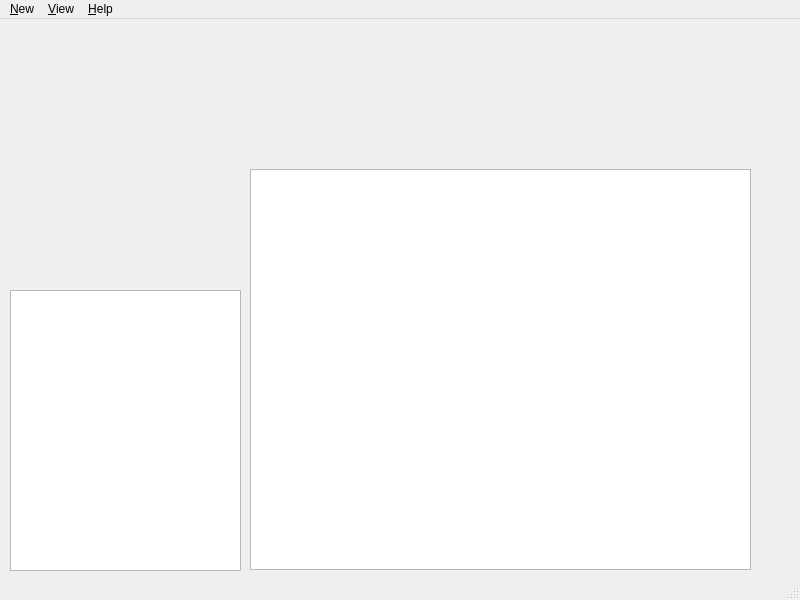
<?xml version="1.0" encoding="UTF-8"?>
<ui version="4.0">
 <class>MainWindow</class>
 <widget class="QMainWindow" name="MainWindow">
  <property name="geometry">
   <rect>
    <x>0</x>
    <y>0</y>
    <width>800</width>
    <height>600</height>
   </rect>
  </property>
  <property name="windowTitle">
   <string>MainWindow</string>
  </property>
  <widget class="QWidget" name="centralwidget">
   <widget class="QTableWidget" name="tableWidget">
    <property name="geometry">
     <rect>
      <x>250</x>
      <y>150</y>
      <width>501</width>
      <height>401</height>
     </rect>
    </property>
   </widget>
   <widget class="QListWidget" name="listWidget">
    <property name="geometry">
     <rect>
      <x>10</x>
      <y>271</y>
      <width>231</width>
      <height>281</height>
     </rect>
    </property>
   </widget>
  </widget>
  <widget class="QMenuBar" name="menubar">
   <property name="geometry">
    <rect>
     <x>0</x>
     <y>0</y>
     <width>800</width>
     <height>19</height>
    </rect>
   </property>
   <widget class="QMenu" name="menuNew">
    <property name="title">
     <string>&amp;New</string>
    </property>
    <addaction name="actionAdd_appointment"/>
    <addaction name="actionAdd_to_do"/>
   </widget>
   <widget class="QMenu" name="menuView">
    <property name="title">
     <string>&amp;View</string>
    </property>
    <addaction name="actionYear_view"/>
    <addaction name="actionMonth_view"/>
    <addaction name="actionDay_view"/>
   </widget>
   <widget class="QMenu" name="menuHelp">
    <property name="title">
     <string>&amp;Help</string>
    </property>
    <addaction name="actionUser_manual"/>
   </widget>
   <addaction name="menuNew"/>
   <addaction name="menuView"/>
   <addaction name="menuHelp"/>
  </widget>
  <widget class="QStatusBar" name="statusbar"/>
  <action name="actionAdd_appointment">
   <property name="text">
    <string>Add &amp;appointment...</string>
   </property>
   <property name="shortcut">
    <string>Ctrl+A</string>
   </property>
  </action>
  <action name="actionAdd_to_do">
   <property name="text">
    <string>Add &amp;to-do...</string>
   </property>
   <property name="shortcut">
    <string>Ctrl+T</string>
   </property>
  </action>
  <action name="actionYear_view">
   <property name="text">
    <string>&amp;Year view</string>
   </property>
  </action>
  <action name="actionMonth_view">
   <property name="text">
    <string>&amp;Month view</string>
   </property>
  </action>
  <action name="actionDay_view">
   <property name="text">
    <string>&amp;Day view</string>
   </property>
  </action>
  <action name="actionUser_manual">
   <property name="text">
    <string>User &amp;manual</string>
   </property>
  </action>
 </widget>
 <resources/>
 <connections>
  <connection>
   <sender>actionAdd_appointment</sender>
   <signal>triggered()</signal>
   <receiver>MainWindow</receiver>
   <slot>close()</slot>
   <hints>
    <hint type="sourcelabel">
     <x>-1</x>
     <y>-1</y>
    </hint>
    <hint type="destinationlabel">
     <x>399</x>
     <y>299</y>
    </hint>
   </hints>
  </connection>
 </connections>
</ui>
